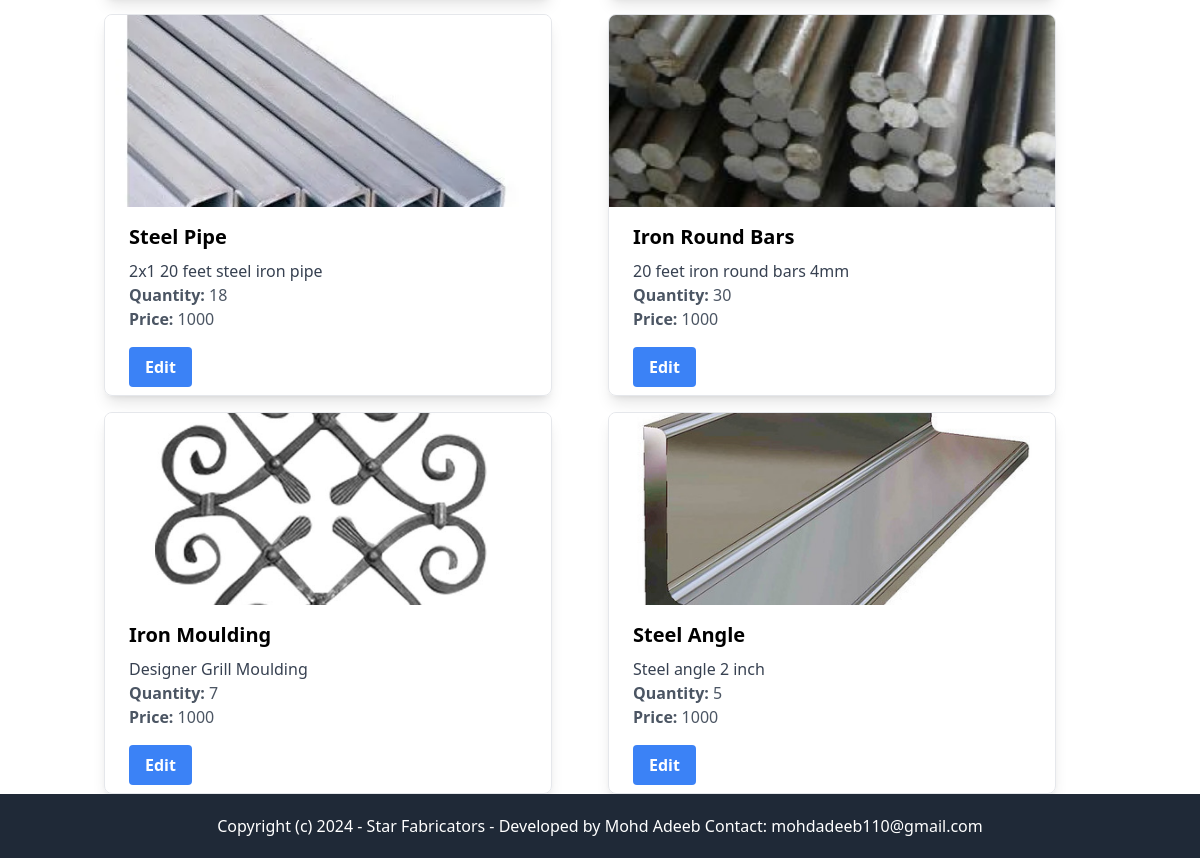
The app's page /core/list_raw_materials/ (signed in, lower part), older data.
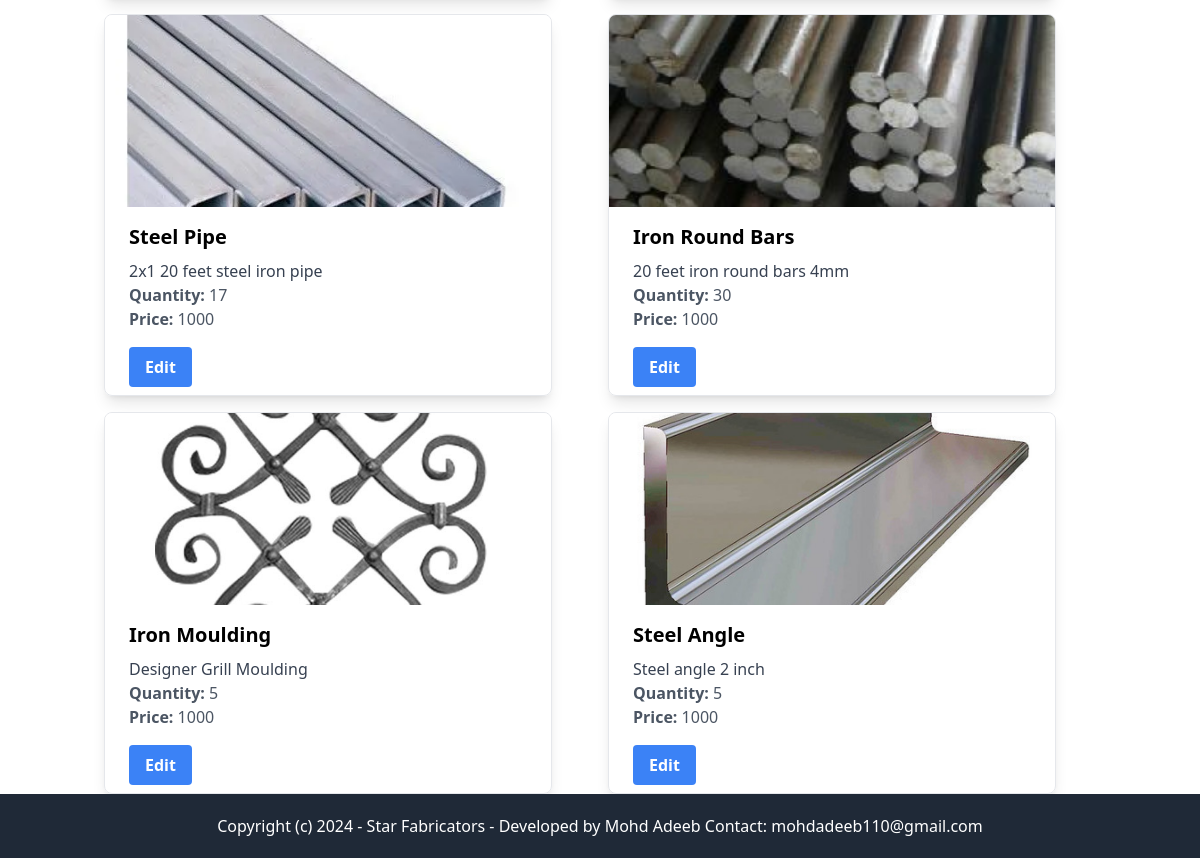
The same page, newer data.
### core/models.py (models this page shows, shortened)
class RawMaterial(models.Model):
    user = models.ForeignKey(User, on_delete=models.CASCADE)
    name = models.CharField(max_length=255)
    description = models.TextField()
    image = models.ImageField(upload_to='raw_materials/')
    quantity = models.IntegerField()
    price = models.IntegerField(default=1000)

### core/views.py (the view)
# urls.py: path('list_raw_materials/', list_raw_materials, name='list_raw_materials'),
@login_required
def list_raw_materials(request):
    raw_materials = RawMaterial.objects.filter(user=request.user)
    return render(request, 'core/list_raw_materials.html', {'raw_materials': raw_materials})

### userprofile/context_processors.py (called while the page is built)
def user_profile(request):
    if request.user.is_authenticated:
        try:
            profile = Userprofile.objects.get(user=request.user)
        except Userprofile.DoesNotExist:
            profile = None
    else:
        profile = None
    return {'user_profile': profile}

### core/templates/core/list_raw_materials.html (shortened to what this page needs)
{% extends "core/base.html" %}
{% block content %}
<div class="container mx-auto px-4">
    <div class="grid grid-cols-1 md:grid-cols-2 gap-4">
        {% for raw_material in raw_materials %}
        <div class="max-w-md overflow-hidden shadow-lg border border-gray-200 rounded-lg">
            <img class="w-full h-48 object-cover" src="{{ raw_material.image.url }}" alt="{{ raw_material.name }}">
            <div class="px-6 py-4">
                <div class="font-bold text-xl mb-2">{{ raw_material.name }}</div>
                <p class="text-gray-700 text-base">{{ raw_material.description }}</p>
                <p class="text-gray-600"><strong>Quantity:</strong> {{ raw_material.quantity }}</p>
                <p class="text-gray-600"><strong>Price:</strong> {{ raw_material.price }}</p>
            </div>
            <div class="px-6 pb-2">
                <a href="{% url 'edit_raw_material' raw_material.id %}" class="bg-blue-500 hover:bg-blue-700 text-white font-bold py-2 px-4 rounded inline-block">Edit</a>
            </div>
        </div>
        {% endfor %}
    </div>
</div>
{% endblock %}

Row changes from the older to the newer data that the page shows:
changed RawMaterial "Steel Pipe": quantity "18" → "17"
changed RawMaterial "Iron Moulding": quantity "7" → "5"
